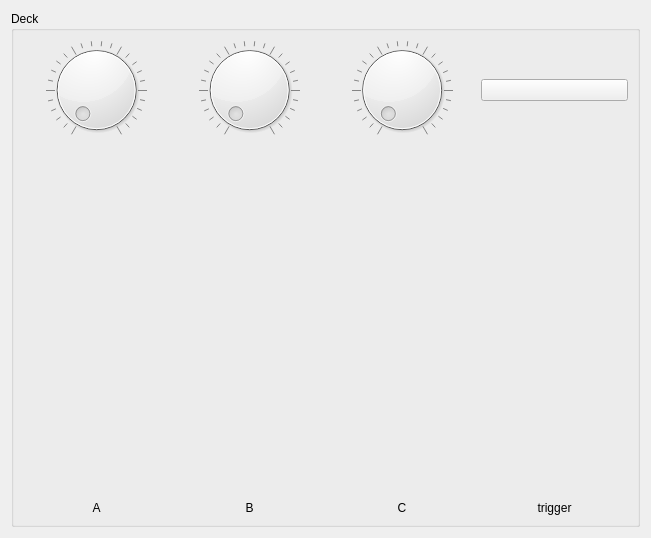
<?xml version="1.0" encoding="UTF-8"?>
<ui version="4.0">
 <class>CodeDeck</class>
 <widget class="QWidget" name="CodeDeck">
  <property name="geometry">
   <rect>
    <x>0</x>
    <y>0</y>
    <width>651</width>
    <height>538</height>
   </rect>
  </property>
  <property name="windowTitle">
   <string>Form</string>
  </property>
  <layout class="QVBoxLayout" name="verticalLayout_2">
   <item>
    <widget class="QGroupBox" name="groupBox">
     <property name="title">
      <string>Deck</string>
     </property>
     <layout class="QVBoxLayout" name="verticalLayout">
      <item>
       <layout class="QGridLayout" name="gridLayout">
        <property name="horizontalSpacing">
         <number>6</number>
        </property>
        <property name="verticalSpacing">
         <number>0</number>
        </property>
        <item row="1" column="0">
         <widget class="QtMIDIDial" name="dialA">
          <property name="maximum">
           <number>100</number>
          </property>
          <property name="notchesVisible">
           <bool>true</bool>
          </property>
         </widget>
        </item>
        <item row="1" column="1">
         <widget class="QtMIDIDial" name="dialB">
          <property name="maximum">
           <number>100</number>
          </property>
          <property name="notchesVisible">
           <bool>true</bool>
          </property>
         </widget>
        </item>
        <item row="1" column="2">
         <widget class="QtMIDIDial" name="dialC">
          <property name="maximum">
           <number>100</number>
          </property>
          <property name="notchesVisible">
           <bool>true</bool>
          </property>
         </widget>
        </item>
        <item row="1" column="3">
         <widget class="QtMIDIButton" name="trigger">
          <property name="text">
           <string/>
          </property>
         </widget>
        </item>
        <item row="2" column="2">
         <widget class="QLabel" name="label_5">
          <property name="text">
           <string>C</string>
          </property>
          <property name="alignment">
           <set>Qt::AlignBottom|Qt::AlignHCenter</set>
          </property>
         </widget>
        </item>
        <item row="2" column="3">
         <widget class="QLabel" name="label_3">
          <property name="text">
           <string>trigger</string>
          </property>
          <property name="alignment">
           <set>Qt::AlignBottom|Qt::AlignHCenter</set>
          </property>
         </widget>
        </item>
        <item row="2" column="1">
         <widget class="QLabel" name="label_4">
          <property name="text">
           <string>B</string>
          </property>
          <property name="alignment">
           <set>Qt::AlignBottom|Qt::AlignHCenter</set>
          </property>
         </widget>
        </item>
        <item row="2" column="0">
         <widget class="QLabel" name="label_2">
          <property name="text">
           <string>A</string>
          </property>
          <property name="alignment">
           <set>Qt::AlignBottom|Qt::AlignHCenter</set>
          </property>
         </widget>
        </item>
       </layout>
      </item>
     </layout>
    </widget>
   </item>
  </layout>
 </widget>
 <customwidgets>
  <customwidget>
   <class>QtMIDIDial</class>
   <extends>QDial</extends>
   <header>QtMIDIDial.h</header>
  </customwidget>
  <customwidget>
   <class>QtMIDIButton</class>
   <extends>QPushButton</extends>
   <header>QtMIDIButton.h</header>
  </customwidget>
 </customwidgets>
 <resources/>
 <connections/>
</ui>
